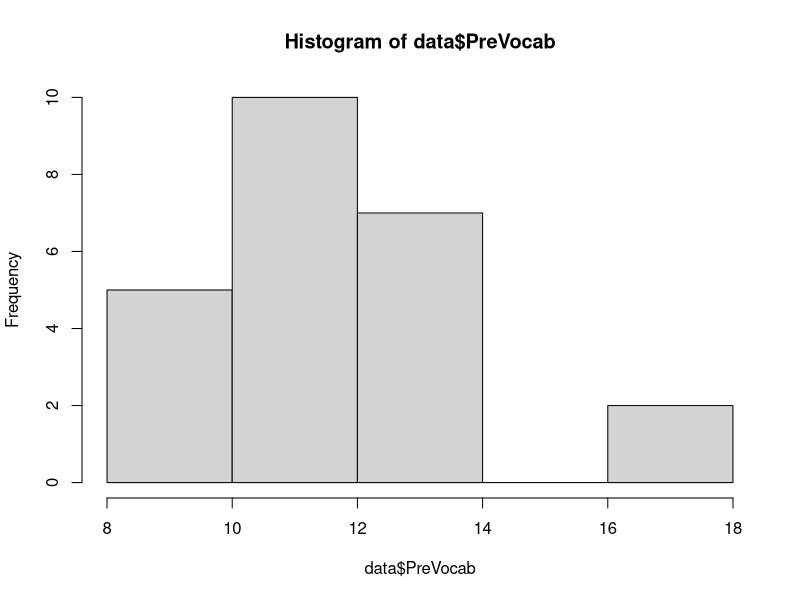

Write R code to recreate this figure.
data<-read.csv('data/PUMPdata.csv', header = TRUE)

data$PreVocab<- as.numeric(data$PreVocab)
data$Student.ID<- as.character(data$Student.ID)
data$Group<- as.factor(data$Group)
data$Gender<- as.factor(data$Gender)

PVM<- mean(data$PreVocab, na.rm = TRUE)
hist(data$PreVocab)
